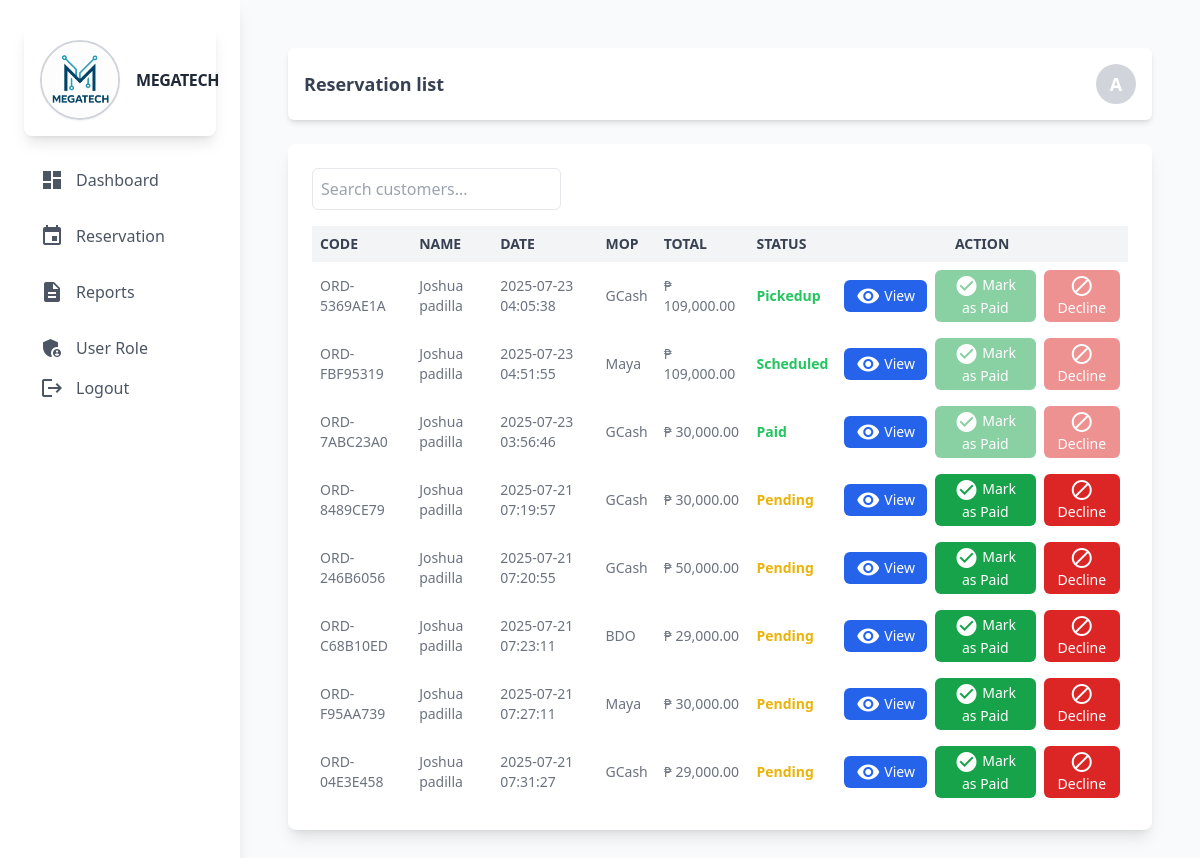
/headstaff/reservation.php (signed in), run on an earlier commit of the app's database.
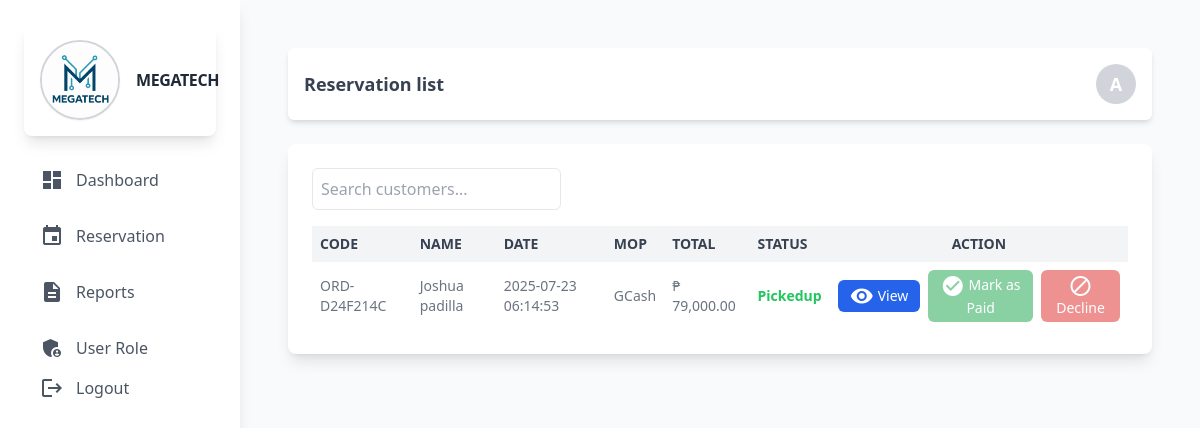
And on a later commit of the database.
### tables this page shows
CREATE TABLE `orders` (
  `order_id` int(11) NOT NULL,
  `order_code` varchar(60) NOT NULL,
  `order_user_id` int(11) NOT NULL,
  `order_date` timestamp NOT NULL DEFAULT current_timestamp() ON UPDATE current_timestamp(),
  `order_payment_method` varchar(60) NOT NULL,
  `order_down_payment_receipt` varchar(255) NOT NULL,
  `order_pickup_date` date DEFAULT NULL,
  `order_pickup_time` time DEFAULT NULL,
  `order_total` decimal(10,2) NOT NULL,
  `order_balance` decimal(10,2) NOT NULL,
  `order_balance_payment_receipt` varchar(255) DEFAULT NULL,
  `order_status` varchar(60) NOT NULL DEFAULT 'pending',
  `order_proof_recieved` varchar(255) DEFAULT NULL
);

CREATE TABLE `user` (
  `user_id` int(11) NOT NULL,
  `Fullname` varchar(60) NOT NULL,
  `Email` varchar(60) NOT NULL,
  `Phone` varchar(60) NOT NULL,
  `Password` varchar(255) DEFAULT NULL,
  `user_type` varchar(11) NOT NULL,
  `Profile_images` varchar(255) DEFAULT NULL,
  `status` int(11) NOT NULL DEFAULT 0 COMMENT '0=Not Verified,1=Verified'
);

### headstaff/backend/db.php (called while the page is built, shortened)
<?php
class db_connect
{
    public $host = db_host;
    public $user = db_user;
    public $pass = db_pass;
    public $name = db_name;
    public function connect()
    {
        try {
            $this->conn = new mysqli($this->host, $this->user, $this->pass, $this->name);
        } catch (\Throwable $th) {
            header("Location:setup.php");
        }
    }
}

### headstaff/backend/class.php (called while the page is built, shortened)
<?php
include ('db.php');
class global_class extends db_connect
{
   public function fetch_all_reservation(){
        $query = $this->conn->prepare("SELECT * FROM `orders`
        LEFT JOIN user
        ON user.user_id = orders.order_user_id
        ");
        if ($query->execute()) {
            $result = $query->get_result();
            return $result;
        }
    }
}
?>

### headstaff/backend/end-points/reservation_list.php (the view, shortened to what this page needs)
<?php
$fetch_all_students = $db->fetch_all_reservation();
if ($fetch_all_students): ?>
    <?php foreach ($fetch_all_students as $student):
        $status_color = match ($student['order_status']) {
            "decline" => "text-red-500",
            "pending" => "text-yellow-500",
            default => "text-green-500"
        };
        $isPending = strtolower($student['order_status']) === 'pending';
    ?>
    <tr>
        <td class="p-2"><?php echo htmlspecialchars($student['order_code']); ?></td>
        <td class="p-2"><?php echo htmlspecialchars(ucfirst($student['Fullname'])); ?></td>
        <td class="p-2"><?php echo htmlspecialchars($student['order_date']); ?></td>
        <td class="p-2"><?php echo htmlspecialchars($student['order_payment_method']); ?></td>
        <td class="p-2">₱ <?php echo htmlspecialchars(number_format($student['order_total'],2)); ?></td>
        <td class="p-2 <?= $status_color; ?>"><strong><?php echo ucfirst($student['order_status']); ?></strong></td>
        <td class="p-2 text-center">
            <div class="flex flex-col sm:flex-row justify-center items-center space-y-1 sm:space-y-0 sm:space-x-2">
                <a href="view_order?order_id=<?= $student['order_id']?>"
                    class="bg-blue-600 hover:bg-blue-700 text-white py-1 px-3 rounded-md text-sm font-medium transition inline-flex items-center">
                    <span class="material-icons align-middle text-sm mr-1">visibility</span> View
                </a>
                <button
                    class="bg-green-600 hover:bg-green-700 text-white py-1 px-3 rounded-md text-sm font-medium transition userActionToggler disabled:opacity-50 disabled:cursor-not-allowed"
                    data-user_id="<?= $student['user_id'] ?>"
                    data-order_id="<?= $student['order_id'] ?>"
                    data-order_code="<?= $student['order_code'] ?>"
                    data-fullname="<?= htmlspecialchars($student['Fullname'], ENT_QUOTES) ?>"
                    data-action="paid"
                    <?= !$isPending ? 'disabled' : '' ?>
                >
                    <span class="material-icons align-middle text-sm">check_circle</span> Mark as Paid
                </button>
                <button
                    class="bg-red-600 hover:bg-red-700 text-white py-1 px-3 rounded-md text-sm font-medium transition userActionToggler disabled:opacity-50 disabled:cursor-not-allowed"
                    data-user_id="<?= $student['user_id'] ?>"
                    data-order_id="<?= $student['order_id'] ?>"
                    data-order_code="<?= $student['order_code'] ?>"
                    data-fullname="<?= htmlspecialchars($student['Fullname'], ENT_QUOTES) ?>"
                    data-action="decline"
                    <?= !$isPending ? 'disabled' : '' ?>
                >
                    <span class="material-icons align-middle text-sm">block</span> Decline
                </button>
            </div>
        </td>
    </tr>
    <?php endforeach; ?>
<?php else: ?>
    <tr>
        <td colspan="7" class="p-2 text-center">No record found.</td>
    </tr>
<?php endif; ?>

What changed in the data, as far as the page shows it:
removed orders: order_code "ORD-5369AE1A", user.Fullname "Joshua padilla", order_date "2025-07-23 04:05:38", order_payment_method "GCash", order_total "109,000.00", order_status "Pickedup"
removed orders: order_code "ORD-FBF95319", user.Fullname "Joshua padilla", order_date "2025-07-23 04:51:55", order_payment_method "Maya", order_total "109,000.00", order_status "Scheduled"
removed orders: order_code "ORD-7ABC23A0", user.Fullname "Joshua padilla", order_date "2025-07-23 03:56:46", order_payment_method "GCash", order_total "30,000.00", order_status "Paid"
removed orders: order_code "ORD-8489CE79", user.Fullname "Joshua padilla", order_date "2025-07-21 07:19:57", order_payment_method "GCash", order_total "30,000.00", order_status "Pending"
removed orders: order_code "ORD-246B6056", user.Fullname "Joshua padilla", order_date "2025-07-21 07:20:55", order_payment_method "GCash", order_total "50,000.00", order_status "Pending"
removed orders: order_code "ORD-C68B10ED", user.Fullname "Joshua padilla", order_date "2025-07-21 07:23:11", order_payment_method "BDO", order_total "29,000.00", order_status "Pending"
removed orders: order_code "ORD-F95AA739", user.Fullname "Joshua padilla", order_date "2025-07-21 07:27:11", order_payment_method "Maya", order_total "30,000.00", order_status "Pending"
removed orders: order_code "ORD-04E3E458", user.Fullname "Joshua padilla", order_date "2025-07-21 07:31:27", order_payment_method "GCash", order_total "29,000.00", order_status "Pending"
added orders: order_code "ORD-D24F214C", user.Fullname "Joshua padilla", order_date "2025-07-23 06:14:53", order_payment_method "GCash", order_total "79,000.00", order_status "Pickedup"
